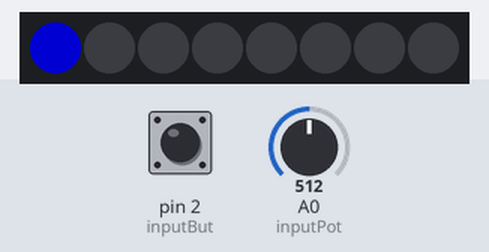
Simulated run of this sketch. Board: Arduino Uno, built with avr-gcc and run on an emulated ATmega328P. Parts: 8 RGB LEDs in strip order, left to right. The inputs (shaded band) are chosen by the test bench; at power-on: pin 2 (inputBut) HIGH, A0 (inputPot) = 512. Dim RGB values are drawn brighter than linear.

Above: at 1.2 s.
1.3 s: pin 2 (inputBut) pulled LOW for 3.2 s
At 6.0 s:
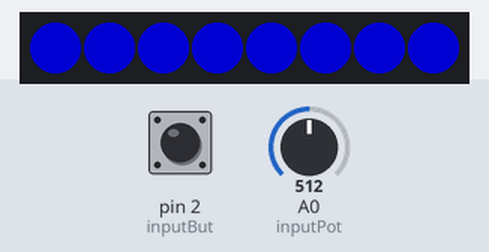
6.3 s: A0 (inputPot) set to 0
At 7.0 s:
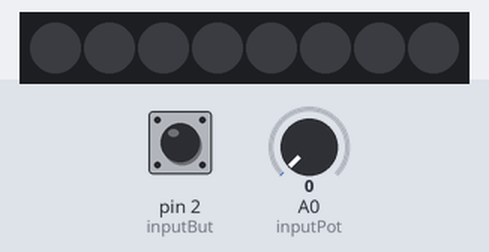
7.8 s: A0 (inputPot) set to 122
At 8.2 s:
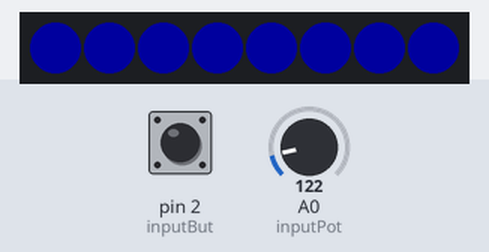
9.3 s: pin 2 (inputBut) pulled LOW for 0.15 s
At 10.8 s:
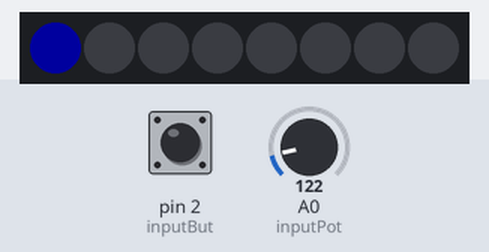
11.3 s: A0 (inputPot) set to 306
At 12.0 s:
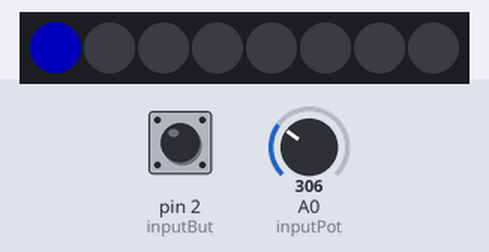
Timing chart, 0 to 13.8 s (numbered marks = the images above; inputs shaded):
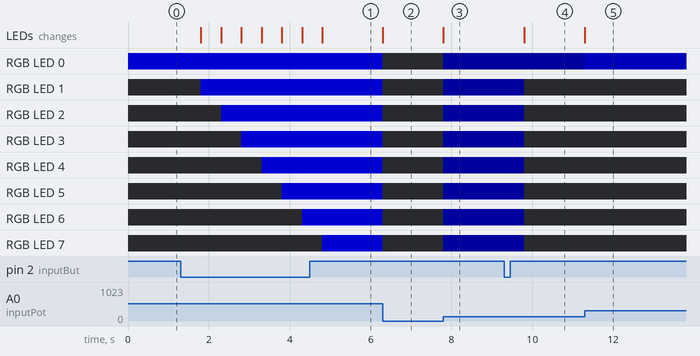

The sketch:

I.ino
```cpp
// PIXELS
#include <Wire.h>
#include "Adafruit_VL6180X.h"
Adafruit_VL6180X vl = Adafruit_VL6180X();
#include <Adafruit_NeoPixel.h>
#ifdef __AVR__
 #include <avr/power.h> // Required for 16 MHz Adafruit Trinket
#endif
#define PIN 11
#define NUMPIXELS 8
Adafruit_NeoPixel pixels(NUMPIXELS, PIN, NEO_GRB + NEO_KHZ800);

// POTENTIOMETER
#define inputPot A0

// BUTTON
#define inputBut 2
int state = 1;
int stateNumber = 0;

void setup() {
  Serial.begin(9600);

  pinMode(inputBut,INPUT_PULLUP);

  // PIXELS
  pixels.begin();
}

void loop() {

  // POTENTIOMETER
  int potentVal = analogRead(inputPot);
  int colorVal = map(potentVal,0,1024,0,255);

  // CHANGE ON BUTTON CLICK
  int buttonVal = digitalRead(inputBut);
  if(buttonVal==0){
    if(stateNumber==7){
        stateNumber=0;
      }else{
        stateNumber = stateNumber+1;
      }
    if(state==0){
      state=1;
    }else if(state==1){
      state=0;
      }
      delay(500);
    }


  // PIXELS
  pixels.clear();
  for(int i=0;i<=stateNumber;i++){
      pixels.setPixelColor(i, pixels.Color(0, 0, colorVal));
    }
  pixels.show();
}
```

Measured:
- after the input at 1.3 s, RGB LED 1: off → RGB(0, 0, 127) after 0.50 s; RGB LED 2: off → RGB(0, 0, 127) after 1.0 s; RGB LED 3: off → RGB(0, 0, 127) after 1.5 s; RGB LED 4: off → RGB(0, 0, 127) after 2.0 s; RGB LED 5: off → RGB(0, 0, 127) after 2.5 s; the LEDs: first change after 0.50 s (image 1 shows a later state)
- after the input at 6.3 s, RGB LED 0–7: RGB(0, 0, 127) → off at once; the LEDs: change at once (image 2)
- after the input at 7.8 s, RGB LED 0–7: off → RGB(0, 0, 30) at once; the LEDs: change at once (image 3)
- after the input at 9.3 s, RGB LED 1–7: RGB(0, 0, 30) → off after 0.50 s; the LEDs: change after 0.50 s (image 4)
- after the input at 11.3 s, RGB LED 0: RGB(0, 0, 30) → RGB(0, 0, 76) at once; the LEDs: change at once (image 5)
